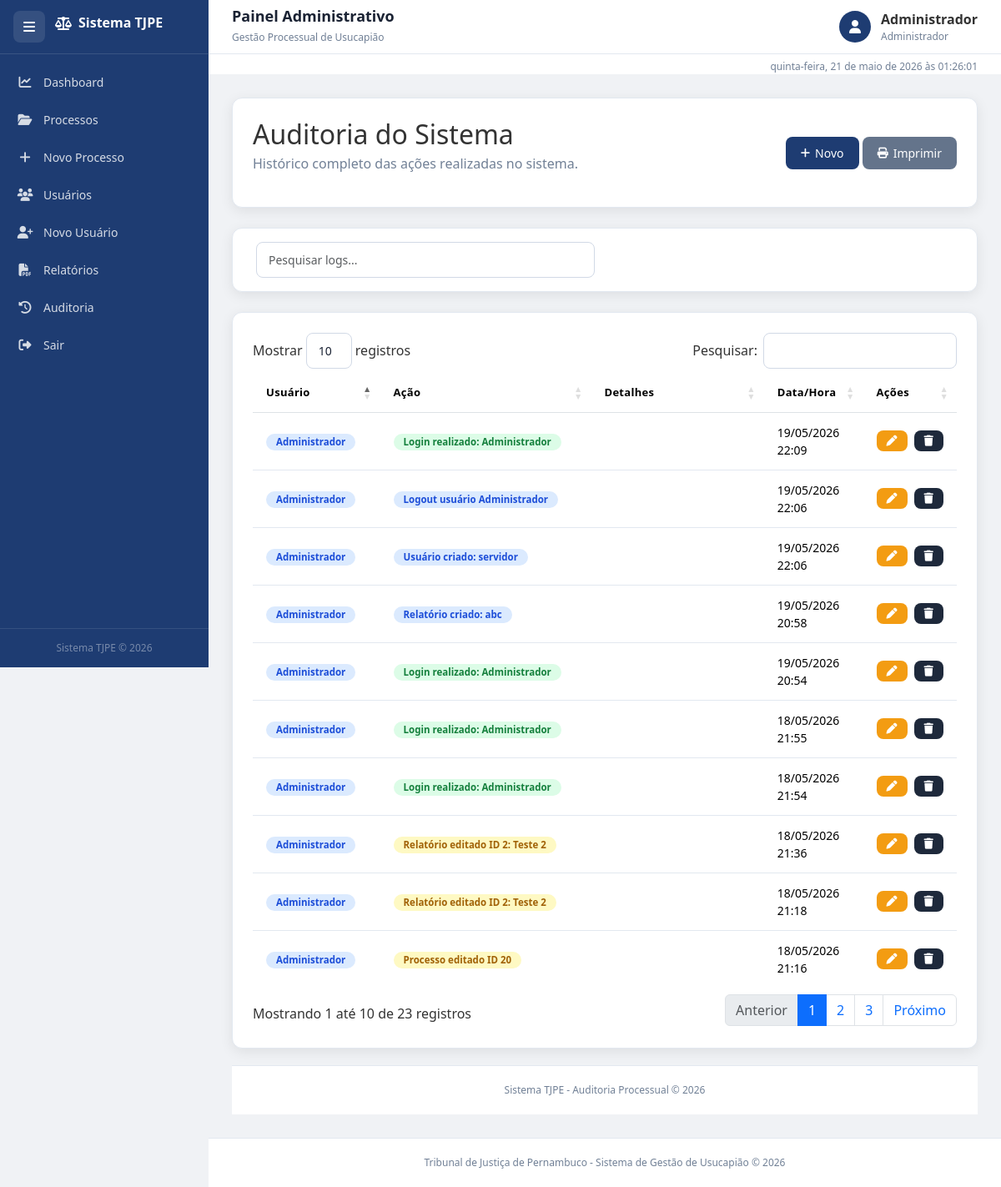
Screenshot of /auditoria (signed in) with the database file from the repository.
### tables this page shows
CREATE TABLE auditoria (
        id INTEGER PRIMARY KEY AUTOINCREMENT,
        acao TEXT,
        data TEXT
    , usuario TEXT, detalhes TEXT, data_hora TEXT);

### projeto_tj.py (the view)
@app.route("/auditoria")
@login_required
def auditoria():
    conn = get_db_connection()
    logs = conn.execute(
        """
        SELECT *
        FROM auditoria
        ORDER BY id DESC
        """
    ).fetchall()
    conn.close()
    logs_norm = []
    for l in logs:
        d = dict(l)
        usuario = d.get("usuario") or d.get("user") or "Sistema"
        acao = d.get("acao") or d.get("acao")
        detalhes = d.get("detalhes") or d.get("detalhe") or ""
        data_hora = d.get("data_hora") or d.get("data") or ""
        logs_norm.append({
            "id": d.get("id"),
            "usuario": usuario,
            "acao": acao,
            "detalhes": detalhes,
            "data_hora": data_hora
        })
    return render_template(
        "auditoria.html",
        logs=logs_norm
    )

### projeto_tj.py (called while the page is built, shortened)
def get_db_connection():
    conn = sqlite3.connect(DATABASE)
    conn.row_factory = sqlite3.Row
    return conn

def login_required(f):
    @wraps(f)
    def decorated_function(*args, **kwargs):
        return f(*args, **kwargs)
    return decorated_function

### templates/auditoria.html (shortened to what this page needs)
{% extends 'base.html' %}
{% block content %}
<div class="fade-in">
    <div class="card-box mb-4">
        <div class="d-flex justify-content-between align-items-center flex-wrap">
            <div>
                <h2 class="mb-1">
                    Auditoria do Sistema
                </h2>
                <p class="text-muted">
                    Histórico completo das ações realizadas no sistema.
                </p>
            </div>
            <div>
                <a href="{{ url_for('novo_auditoria') }}" class="btn btn-primary">
                    <i class="fa fa-plus"></i>
                    Novo
                </a>
                <button
                    class="btn btn-secondary"
                    onclick="window.print()"
                    data-tooltip="Imprimir auditoria"
                >
                    <i class="fa fa-print"></i>
                    Imprimir
                </button>
            </div>
        </div>
    </div>
    <div class="card-box mb-4">
        <div class="row">
            <div class="col-md-6">
                <input
                    type="text"
                    id="filtroTabela"
                    class="form-control"
                    placeholder="Pesquisar logs..."
                >
            </div>
        </div>
    </div>
    <div class="card-box">
        <div class="table-responsive">
            <table
                class="table table-hover align-middle"
                id="tabelaAuditoria"
            >
                <thead>
                    <tr>
                        <th width="20%">
                            Usuário
                        </th>
                        <th width="20%">
                            Ação
                        </th>
                        <th width="40%">
                            Detalhes
                        </th>
                        <th width="15%">
                            Data/Hora
                        </th>
                        <th width="5%">
                            Ações
                        </th>
                    </tr>
                </thead>
                <tbody>
                    {% for l in logs %}
                    <tr>
                        <td>
                            <span class="badge badge-info">
                                {{ l['usuario'] }}
                            </span>
                        </td>
                        <td>
                            {% if "Login" in l['acao'] %}
                                <span class="badge badge-success">
                                    {{ l['acao'] }}
                                </span>
                            {% elif "excluído" in l['acao'] %}
                                <span class="badge badge-danger">
                                    {{ l['acao'] }}
                                </span>
                            {% elif "editado" in l['acao'] %}
                                <span class="badge badge-warning">
                                    {{ l['acao'] }}
                                </span>
                            {% else %}
                                <span class="badge badge-info">
                                    {{ l['acao'] }}
                                </span>
                            {% endif %}
                        </td>
                        <td>
                        </td>
                        <td>
                            {{ l['data_hora'] }}
                        </td>
                        <td>
                            <div class="d-flex gap-2">
                            {% if session.get('perfil') == 'Administrador' %}
                                <a href="{{ url_for('editar_auditoria', id=l['id']) }}" class="btn btn-sm btn-warning">
                                    <i class="fa fa-pen"></i>
                            {% endif %}
                                </a>
                            {% if session.get('perfil') == 'Administrador' %}
                                <a href="{{ url_for('excluir_auditoria', id=l['id']) }}" class="btn btn-sm btn-dark" onclick="return confirm('Confirma exclusão?')">
                            {% endif %}
                                    <i class="fa fa-trash"></i>
                                </a>
                            </div>
                        </td>
                    </tr>
                    {% endfor %}
                </tbody>
            </table>
        </div>
    </div>
    <div class="footer">
        Sistema TJPE - Auditoria Processual © 2026
    </div>
</div>
{% endblock %}

### static/css/style.css (style rules this page uses)
*, *::before, *::after { box-sizing: border-box; margin: 0; padding: 0; }
html, body { height: 100%; font-family: "Segoe UI", Tahoma, Geneva, Verdana, sans-serif; background: #f0f2f5; color: #333; overflow-x: hidden; scroll-behavior: smooth; }
:root { --sidebar-w: 250px; --sidebar-collapsed: 72px; --topbar-h: 65px; --azul: #1e3c72; --azul2: #2a5298; --azul3: #3a6abf; --branco: #ffffff; --cinza-bg: #f0f2f5; --borda: #e2e8f0; --texto: #1a2233; --texto2: #4a5568; --texto3: #718096; --verde: #2ecc71; --vermelho: #e74c3c; --laranja: #f39c12; --azul-info: #3498db; --radius: 12px; --shadow: 0 4px 16px rgba(0,0,0,0.08); --transition: 0.28s ease; }
.card-box { background: var(--branco); border-radius: var(--radius); box-shadow: var(--shadow); padding: 24px; margin-bottom: 20px; border: 1px solid var(--borda); }
.table { width: 100%; border-collapse: collapse; }
.table thead { background: var(--azul); color: #fff; }
.table thead th { padding: 13px 16px; font-size: 13px; font-weight: 600; letter-spacing: .3px; }
.table tbody td { padding: 13px 16px; border-bottom: 1px solid var(--borda); font-size: 14px; vertical-align: middle; }
.table tbody tr:last-child td { border-bottom: none; }
.badge { display: inline-block; padding: 4px 12px; border-radius: 20px; font-size: 11.5px; font-weight: 600; white-space: nowrap; }
.bg-success, .badge-success { background: #dcfce7 !important; color: #15803d !important; }
.bg-warning, .badge-warning { background: #fef9c3 !important; color: #a16207 !important; }
.bg-info, .badge-info { background: #dbeafe !important; color: #1d4ed8 !important; }
.btn { display: inline-flex; align-items: center; gap: 6px; padding: 9px 18px; border-radius: 8px; font-size: 14px; font-weight: 500; border: none; cursor: pointer; text-decoration: none; transition: all 0.18s; white-space: nowrap; }
.btn-sm { padding: 6px 12px; font-size: 13px; }
.btn-primary { background: var(--azul); color: #fff; }
.btn-secondary { background: #64748b; color: #fff; }
.btn-warning { background: var(--laranja); color: #fff; }
.btn-dark { background: #1e293b; color: #fff; }
.btn i { font-size: 13px; }
input.form-control, select.form-select, textarea.form-control { width: 100%; padding: 10px 14px; border: 1px solid #d1d9e6; border-radius: 8px; font-size: 14px; color: var(--texto); background: var(--branco); transition: border 0.15s, box-shadow 0.15s; margin-bottom: 0; height: auto; }
.footer { text-align: center; color: var(--texto3); font-size: 12px; padding: 20px; border-top: 1px solid var(--borda); background: var(--branco); margin-top: auto; }
.fade-in { animation: fadeIn .4s ease; }
.row { display: flex; flex-wrap: wrap; margin: -8px; }
.col-md-6 { width: 50%; }
.d-flex { display: flex; }
.align-items-center { align-items: center; }
.justify-content-between { justify-content: space-between; }
.flex-wrap { flex-wrap: wrap; }
.gap-2 { gap: 8px; }
.mb-1 { margin-bottom: 4px; }
.mb-4 { margin-bottom: 16px; }
.text-muted { color: var(--texto3) !important; }
.table-responsive { overflow-x: auto; }
.table-hover tbody tr { cursor: default; }
.align-middle td { vertical-align: middle; }

### rows the page displays
auditoria: usuario "Administrador", acao "Login realizado: Administrador", data_hora "19/05/2026 22:09"
auditoria: usuario "Administrador", acao "Logout usuário Administrador", data_hora "19/05/2026 22:06"
auditoria: usuario "Administrador", acao "Usuário criado: servidor", data_hora "19/05/2026 22:06"
auditoria: usuario "Administrador", acao "Relatório criado: abc", data_hora "19/05/2026 20:58"
auditoria: usuario "Administrador", acao "Login realizado: Administrador", data_hora "19/05/2026 20:54"
auditoria: usuario "Administrador", acao "Login realizado: Administrador", data_hora "18/05/2026 21:55"
auditoria: usuario "Administrador", acao "Login realizado: Administrador", data_hora "18/05/2026 21:54"
auditoria: usuario "Administrador", acao "Relatório editado ID 2: Teste 2", data_hora "18/05/2026 21:36"
auditoria: usuario "Administrador", acao "Relatório editado ID 2: Teste 2", data_hora "18/05/2026 21:18"
auditoria: usuario "Administrador", acao "Processo editado ID 20", data_hora "18/05/2026 21:16"

### other values shown
{{ session.get('usuario_nome', 'Usuário') }} "Administrador"
{{ session.get('perfil', 'Perfil') }} "Administrador"
